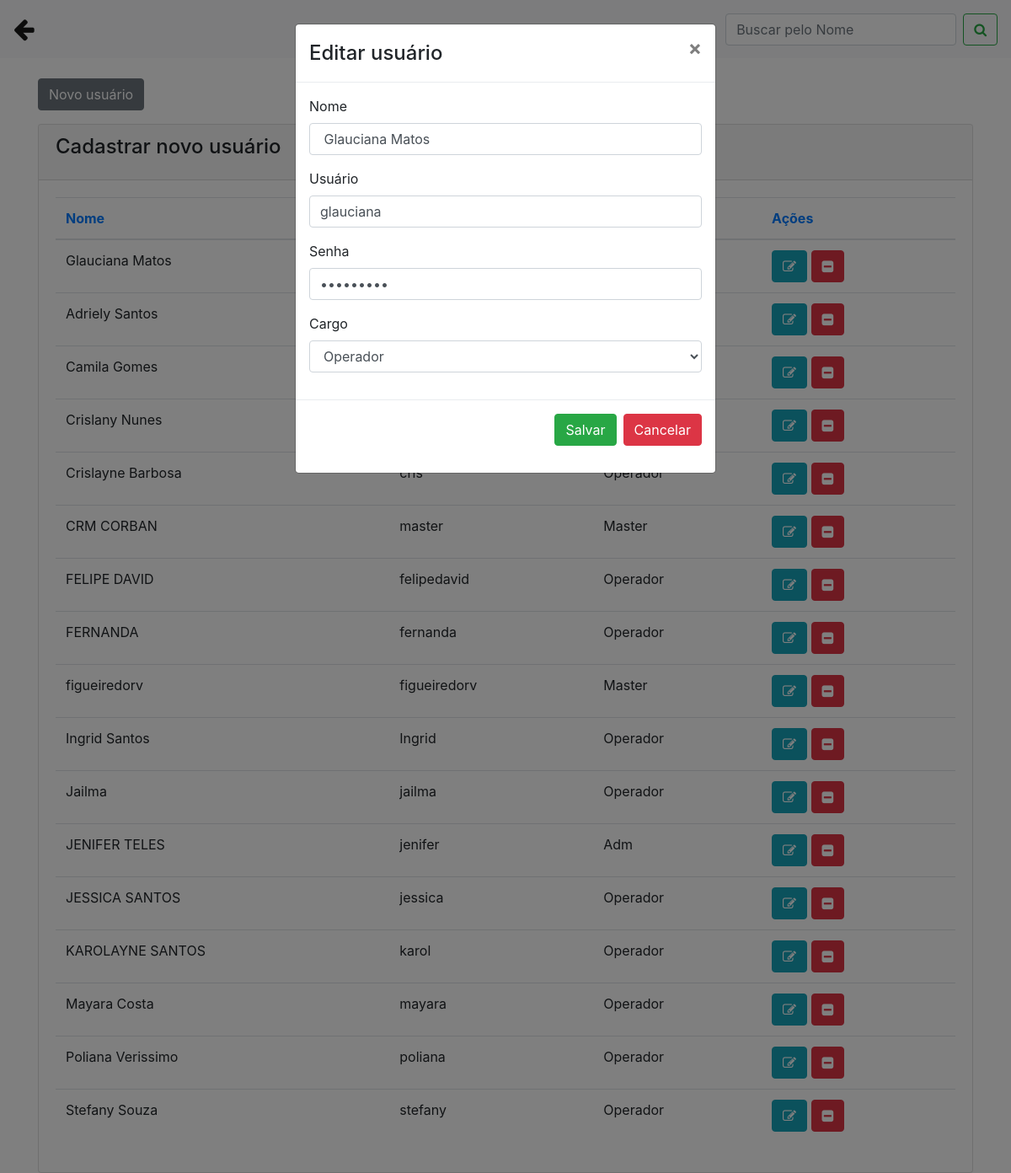
Screenshot of /usuarios.php?func=edita&id=20 (signed in) with the database file from the repository.
### tables this page shows
CREATE TABLE `usuarios` (
  `idusuarios` int(11) NOT NULL,
  `nome` varchar(100) DEFAULT NULL,
  `usuario` varchar(45) DEFAULT NULL,
  `senha` varchar(45) DEFAULT NULL,
  `cargo` varchar(45) DEFAULT NULL,
  `status` int(11) DEFAULT NULL,
  `imagem` varchar(50) NOT NULL,
  `sobremim` varchar(100) NOT NULL,
  `ultima_autenticacao` date NOT NULL
);

### usuarios.php (the view, shortened to what this page needs)
<?php
include('conexao.php');
?>
<!DOCTYPE html>
<html>
<head>
  <link rel="stylesheet" href="https://stackpath.bootstrapcdn.com/bootstrap/4.1.3/css/bootstrap.min.css">
  <link rel="stylesheet" href="https://cdnjs.cloudflare.com/ajax/libs/font-awesome/4.7.0/css/font-awesome.min.css">
</head>
<body>
  <nav class="navbar navbar-expand-lg navbar-light bg-light">
    <a class="navbar-brand" href="painel_funcionario.php"><big><big><i class="fa fa-arrow-left"></i></big></big></a>
    <div class="collapse navbar-collapse" id="conteudoNavbarSuportado">
      <form class="form-inline my-2 my-lg-0">
        <input name="txtpesquisar" class="form-control mr-sm-2" type="search" placeholder="Buscar pelo Nome" aria-label="Pesquisar">
        <button name="buttonPesquisar" class="btn btn-outline-success my-2 my-sm-0" type="submit"><i class="fa fa-search"></i></button>
      </form>
    </div>
  </nav>
  <div class="container">
    <br>
    <div class="row">
      <div class="col-sm-12">
        <div class="container">
          <div class="row">
            <button type="button" class="btn btn-secondary mb-3" data-toggle="modal" data-target="#modalExemplo">Novo usuário </button>
          </div>
        </div>
        <div class="content">
          <div class="row">
            <div class="col-md-12">
              <div class="card">
                <div class="card-header">
                  <h4 class="card-title"> Cadastrar novo usuário</h4>
                </div>
                <div class="card-body">
                  <div class="table-responsive">
                    <?php
                    if (isset($_GET['buttonPesquisar']) and $_GET['txtpesquisar'] != '') {
                      $nome = $_GET['txtpesquisar'] . '%';
                      $query = "select * from usuarios where nome LIKE '$nome'  order by nome asc";
                    }
                    else {
                      $query = "select * from usuarios order by nome asc";
                    }
                    $result = mysqli_query($conexao, $query);
                    $row = mysqli_num_rows($result);
                    if ($row == '') {
                      echo "<h3> Não existem dados cadastrados no banco </h3>";
                    } else {
                    ?>
                      <table class="table">
                        <thead class=" text-primary">
                          <th>
                            Nome
                          </th>
                          <th>
                          </th>
                          <th>
                          </th>
                          <th>
                            Ações
                          </th>
                        </thead>
                        <tbody>
                          <?php
                          while ($res_1 = mysqli_fetch_array($result)) {
                            $nome = $res_1["nome"];
                            $usuario = $res_1["usuario"];
                            $cargo = $res_1["cargo"];
                            $id = $res_1["idusuarios"];
                          ?>
                            <tr>
                              <td><?php echo $nome; ?></td>
                              <td><?php echo $usuario; ?></td>
                              <td><?php echo $cargo; ?></td>
                              <td>
                                <a class="btn btn-info" href="usuarios.php?func=edita&id=<?php echo $id; ?>"><i class="fa fa-pencil-square-o"></i></a>
                                <a class="btn btn-danger" href="usuarios.php?func=deleta&id=<?php echo $id; ?>"><i class="fa fa-minus-square"></i></a>
                              </td>
                            </tr>
                          <?php
                          }
                          ?>
                        </tbody>
                      </table>
                    <?php
                    }
                    ?>
                  </div>
                </div>
              </div>
            </div>
          </div>
</body>
</html>
<?php
if (@$_GET['func'] == 'edita') {
  $id = $_GET['id'];
  $query = "select * from usuarios where idusuarios = '$id'";
  $result = mysqli_query($conexao, $query);
  while ($res_1 = mysqli_fetch_array($result)) {
?>
    <div id="modalEditar" class="modal fade" role="dialog">
      <div class="modal-dialog">
        <div class="modal-content">
          <div class="modal-header">
            <h4 class="modal-title">Editar usuário</h4>
            <button type="button" class="close" data-dismiss="modal">&times;</button>
          </div>
          <div class="modal-body">
            <form method="POST" action="">
              <div class="form-group">
                <label for="id_produto">Nome</label>
                <input type="text" class="form-control mr-2" name="txtnome" placeholder="Nome" value="<?php echo $res_1['nome']; ?>" required>
              </div>
              <div class="form-group">
                <label for="id_produto">Usuário</label>
                <input type="text" class="form-control mr-2" name="txtusuario" id="txtusuario" placeholder="Usuário" value="<?php echo $res_1['usuario']; ?>" required>
              </div>
              <div class="form-group">
                <label for="quantidade">Senha</label>
                <input type="password" class="form-control mr-2" name="txtsenha" placeholder="Senha" value="<?php echo $res_1['senha']; ?>" required>
              </div>
              <div class="form-group">
                    <label for="inputCanal">Cargo</label>
                    <select name="tipo" id="tipo" class="form-control canais required cadVenda select2-hidden-accessible" tabindex="-1" aria-hidden="true">
                    <?php
                        $sql = "SELECT idcargos, cargo FROM cargos";
                        $result = $conexao->query($sql);
                        if ($result->num_rows > 0) {
                          while ($row = $result->fetch_assoc()) {
                            $idcargos = $row["idcargos"];
                            $cargo = $row["cargo"];
                            echo "<option value=\"$idcargos\">$cargo</option>";
                          }
                        } else {
                          echo "<option value=\"\">Nenhum resultado encontrado</option>";
                        }
                        ?>
                    </select>
                  </div>
          </div>
          <div class="modal-footer">
            <button type="submit" class="btn btn-success mb-3" name="buttonEditar">Salvar </button>
            <button type="button" class="btn btn-danger mb-3" data-dismiss="modal">Cancelar </button>
          </div>
        </div>
      </div>
    </div>
<?php }
}  ?>

### rows the page displays
usuarios: nome "Glauciana Matos", txtnome "Glauciana Matos", txtusuario "glauciana"
usuarios: nome "Adriely Santos"
usuarios: nome "Camila Gomes"
usuarios: nome "Crislany Nunes"
usuarios: nome "Crislayne Barbosa"
usuarios: nome "CRM CORBAN", usuario "master", cargo "Master"
usuarios: nome "FELIPE DAVID", usuario "felipedavid", cargo "Operador"
usuarios: nome "FERNANDA", usuario "fernanda", cargo "Operador"
usuarios: nome "figueiredorv", usuario "figueiredorv", cargo "Master"
usuarios: nome "Ingrid Santos", usuario "Ingrid", cargo "Operador"
usuarios: nome "Jailma", usuario "jailma", cargo "Operador"
usuarios: nome "JENIFER TELES", usuario "jenifer", cargo "Adm"
usuarios: nome "JESSICA SANTOS", usuario "jessica", cargo "Operador"
usuarios: nome "KAROLAYNE SANTOS", usuario "karol", cargo "Operador"
usuarios: nome "Mayara Costa", usuario "mayara", cargo "Operador"
usuarios: nome "Poliana Verissimo", usuario "poliana", cargo "Operador"
usuarios: nome "Stefany Souza", usuario "stefany", cargo "Operador"

### other values shown
form field tipo "Operador"
